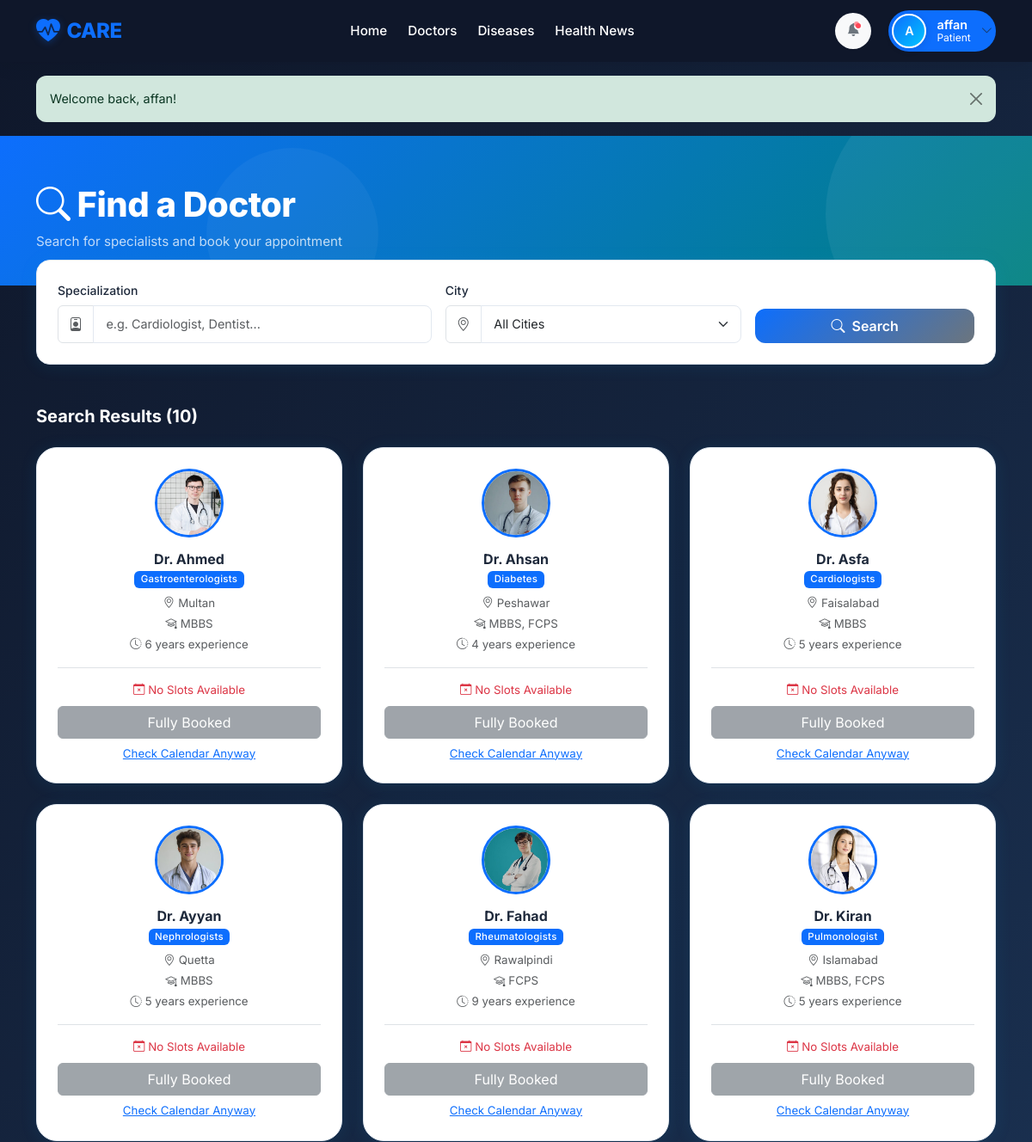
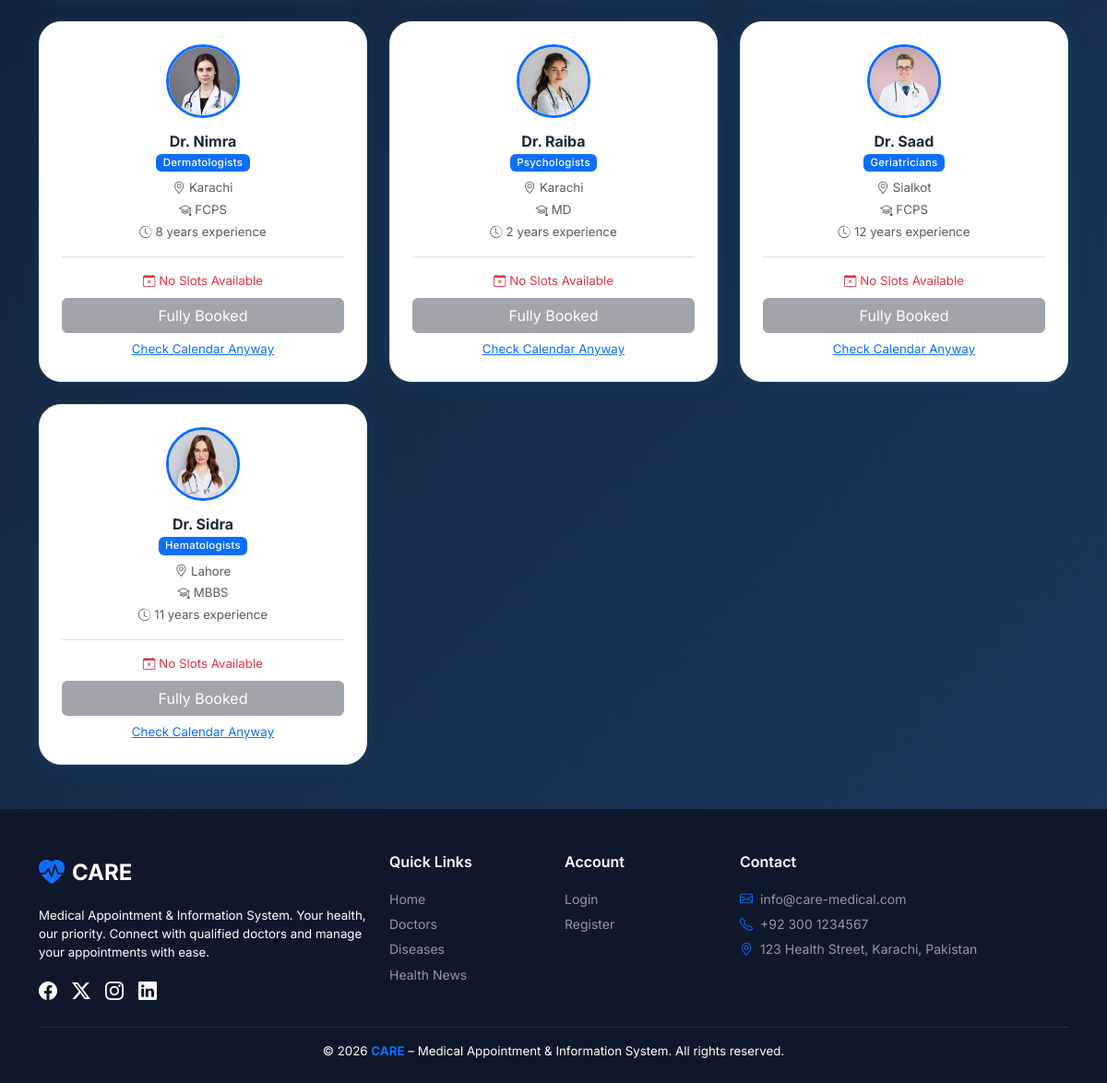
Screenshot of /patient/search_doctors.php (signed in) with the database file from the repository (2 pictures, top to bottom).
### tables this page shows
CREATE TABLE `doctors` (
  `id` int(11) NOT NULL,
  `user_id` int(11) NOT NULL,
  `full_name` varchar(100) NOT NULL,
  `specialization` varchar(100) NOT NULL,
  `qualification` varchar(150) DEFAULT NULL,
  `experience` int(11) DEFAULT NULL,
  `phone` varchar(20) DEFAULT NULL,
  `address` text DEFAULT NULL,
  `city_id` int(11) NOT NULL,
  `profile_image` varchar(255) DEFAULT NULL,
  `created_at` timestamp NOT NULL DEFAULT current_timestamp()
);

CREATE TABLE `cities` (
  `id` int(11) NOT NULL,
  `city_name` varchar(100) NOT NULL,
  `status` enum('active','inactive') DEFAULT 'active',
  `created_at` timestamp NOT NULL DEFAULT current_timestamp()
);

### patient/search_doctors.php (the view, shortened to what this page needs)
<?php
require_once '../config/db.php';
require_once '../includes/auth.php';
$spec    = $_GET['specialization'] ?? '';
$where = ["u.status = 'active'"];
$whereClause = implode(' AND ', $where);
$sql = "
    SELECT d.*, c.city_name, u.email
    FROM doctors d
    JOIN cities c ON d.city_id = c.id
    JOIN users u ON d.user_id = u.id
    WHERE $whereClause
    ORDER BY d.full_name ASC
";
$doctors = $conn->query($sql);
include '../includes/header.php';
?>
<div class="page-hero">
    <div class="container">
        <h1><i class="bi bi-search me-2"></i>Find a Doctor</h1>
        <p class="mb-0 opacity-75">Search for specialists and book your appointment</p>
    </div>
</div>
<div class="container" style="margin-top:-30px;position:relative;z-index:10;">
    <div class="care-card p-4">
        <form method="GET" class="row g-3 align-items-end">
            <div class="col-md-5">
                <label class="form-label">Specialization</label>
                <div class="input-group">
                    <span class="input-group-text bg-white"><i class="bi bi-person-badge text-muted"></i></span>
                    <input type="text" name="specialization" class="form-control" placeholder="e.g. Cardiologist, Dentist..." value="<?= e($spec) ?>">
                </div>
            </div>
            <div class="col-md-4">
                <label class="form-label">City</label>
                <div class="input-group">
                    <span class="input-group-text bg-white"><i class="bi bi-geo-alt text-muted"></i></span>
                    <select name="city_id" class="form-select">
                        <option value="">All Cities</option>
                    </select>
                </div>
            </div>
            <div class="col-md-3">
                <button type="submit" class="btn btn-care w-100 py-2"><i class="bi bi-search me-2"></i>Search</button>
            </div>
        </form>
    </div>
</div>
<div class="container py-5">
    <div class="d-flex justify-content-between align-items-center mb-4">
        <h5 class="fw-bold mb-0 text-white">Search Results (<?= $doctors->num_rows ?>)</h5>
    </div>
    <div class="row g-4">
        <?php if ($doctors->num_rows > 0): while ($d = $doctors->fetch_assoc()): ?>
        <div class="col-lg-4 col-md-6 observe-animate">
            <div class="doctor-card p-4 text-center h-100 d-flex flex-column">
                <div class="mb-3 d-flex justify-content-center">
                    <?php if ($d['profile_image']): ?>
                    <img src="../uploads/profiles/<?= e($d['profile_image']) ?>" alt="<?= e($d['full_name']) ?>" class="doctor-avatar">
                    <?php else: ?>
                    <div class="doctor-avatar-placeholder"><i class="bi bi-person"></i></div>
                    <?php endif; ?>
                </div>
                <h6 class="fw-bold mb-1"><?= e($d['full_name']) ?></h6>
                <span class="badge bg-care mb-2 mx-auto"><?= e($d['specialization']) ?></span>
                <div class="text-muted small mb-3">
                    <p class="mb-1"><i class="bi bi-geo-alt me-1"></i><?= e($d['city_name']) ?></p>
                    <p class="mb-1"><i class="bi bi-mortarboard me-1"></i><?= e($d['qualification'] ?: 'Not specified') ?></p>
                    <?php if ($d['experience']): ?>
                    <p class="mb-0"><i class="bi bi-clock-history me-1"></i><?= e($d['experience']) ?> years experience</p>
                    <?php endif; ?>
                </div>
                <div class="mt-auto pt-3 border-top">
                    <?php
                    $docId = $d['id'];
                    $availCnt = $conn->query("SELECT COUNT(*) FROM availability WHERE doctor_id=$docId AND status='available' AND available_date >= CURDATE()")->fetch_row()[0];
                    ?>
                    <?php if ($availCnt > 0): ?>
                    <p class="text-success small fw-600 mb-2"><i class="bi bi-calendar-check me-1"></i><?= $availCnt ?> Slots Available</p>
                    <a href="book_appointment.php?doctor_id=<?= $d['id'] ?>" class="btn btn-care w-100">Book Appointment</a>
                    <?php else: ?>
                    <p class="text-danger small fw-600 mb-2"><i class="bi bi-calendar-x me-1"></i>No Slots Available</p>
                    <button class="btn btn-secondary w-100" disabled>Fully Booked</button>
                    <a href="book_appointment.php?doctor_id=<?= $d['id'] ?>" class="text-care small d-block mt-2">Check Calendar Anyway</a>
                    <?php endif; ?>
                </div>
            </div>
        </div>
        <?php endwhile; endif; ?>
    </div>
</div>
<?php include '../includes/footer.php'; ?>

### assets/css/style.css (style rules this page uses)
:root { --care-primary: #0ea5e9; --care-secondary: #0284c7; --care-teal: #0d9488; --care-teal-light: #ccfbf1; --care-blue-light: #e0f2fe; --care-dark: #0f172a; --care-text: #1e293b; --care-muted: #6e748b; --care-border: #e2e8f0; --care-card-bg: #ffffff; --care-bg: #f0f9ff; --navbar-bg: #0f172a; --footer-bg: #0f172a; --shadow-sm: 0 1px 3px rgba(0, 0, 0, .08), 0 1px 2px rgba(0, 0, 0, .06); --shadow-md: 0 4px 6px -1px rgba(0, 0, 0, .1), 0 2px 4px -1px rgba(0, 0, 0, .06); --shadow-lg: 0 10px 15px -3px rgba(0, 0, 0, .1), 0 4px 6px -2px rgba(0, 0, 0, .05); --shadow-card: 0 2px 20px rgba(14, 165, 233, .10); --radius-sm: 0.5rem; --radius-md: 0.75rem; --radius-lg: 1rem; --radius-xl: 1.5rem; --transition: all 0.25s ease; }
*, *::before, *::after { box-sizing: border-box; }
html { scroll-behavior: smooth; }
body { font-family: 'Inter', system-ui, -apple-system, sans-serif; background: linear-gradient(135deg, #0f172a 0%, #1e3a5f 100%); color: var(--care-text); min-height: 100vh; display: flex; flex-direction: column; font-size: 0.95rem; }
.text-care { color: var(--care-primary) !important; }
.bg-care { background: var(--care-primary) !important; }
.care-card { background: var(--care-card-bg); border: 1px solid var(--care-border); border-radius: var(--radius-lg); box-shadow: var(--shadow-card); transition: var(--transition); overflow: hidden; }
.doctor-card { background: var(--care-card-bg); border-radius: var(--radius-xl); overflow: hidden; border: 1px solid var(--care-border); box-shadow: var(--shadow-card); transition: var(--transition); }
.doctor-card .doctor-avatar { width: 80px; height: 80px; border-radius: 50%; object-fit: cover; border: 3px solid var(--care-primary); transition: var(--transition); }
.btn-care { background: linear-gradient(135deg, var(--care-primary), var(--care-secondary)); color: #fff !important; border: none; border-radius: var(--radius-md); font-weight: 600; padding: 0.65rem 1.5rem; transition: var(--transition); }
.form-control, .form-select { border-radius: var(--radius-sm); border-color: var(--care-border); padding: 0.65rem 0.9rem; font-size: 0.9rem; transition: var(--transition); }
.form-label { font-weight: 500; color: var(--care-text); font-size: 0.875rem; margin-bottom: 0.4rem; }
.page-hero { background: linear-gradient(135deg, var(--care-primary), var(--care-teal)); color: #fff; padding: 3.5rem 0 2.5rem; position: relative; overflow: hidden; }
.page-hero::before { content: ''; position: absolute; top: -60px; right: -60px; width: 300px; height: 300px; border-radius: 50%; background: rgba(255, 255, 255, .06); }
.page-hero::after { content: ''; position: absolute; bottom: -40px; left: 20%; width: 200px; height: 200px; border-radius: 50%; background: rgba(255, 255, 255, .04); }
.page-hero .container { position: relative; z-index: 1; }
.page-hero h1 { font-weight: 800; letter-spacing: -0.5px; }
.badge { font-weight: 500; letter-spacing: 0.3px; }
.animate-in { animation: fadeInUp 0.5s ease both; }
.animate-in:nth-child(1) { animation-delay: 0.05s; }
.animate-in:nth-child(2) { animation-delay: 0.10s; }
.animate-in:nth-child(3) { animation-delay: 0.15s; }

### assets/css/header.css (style rules this page uses)
:root { --care-primary: #0d6efd; --care-primary-dark: #0a58ca; --care-secondary: #6c757d; --care-teal: #008080; --care-teal-light: #e0f2f2; --care-blue-light: #f0f7ff; --care-white: #ffffff; --care-dark: #212529; --navbar-bg: #0f172a; --care-gray-100: #f8f9fa; --care-gray-200: #e9ecef; --care-shadow: 0 4px 20px rgba(0, 0, 0, 0.08); --care-transition: all 0.3s cubic-bezier(0.4, 0, 0.2, 1); }

### rows the page displays
doctors: profile_image (picture), full_name "Dr. Ahmed", specialization "Gastroenterologists", city.city_name "Multan", qualification "MBBS", experience "6"
doctors: profile_image (picture), full_name "Dr. Ahsan", specialization "Diabetes", city.city_name "Peshawar", qualification "MBBS, FCPS", experience "4"
doctors: profile_image (picture), full_name "Dr. Asfa", specialization "Cardiologists", city.city_name "Faisalabad", qualification "MBBS", experience "5"
doctors: profile_image (picture), full_name "Dr. Ayyan", specialization "Nephrologists", city.city_name "Quetta", qualification "MBBS", experience "5"
doctors: profile_image (picture), full_name "Dr. Fahad", specialization "Rheumatologists", city.city_name "Rawalpindi", qualification "FCPS", experience "9"
doctors: profile_image (picture), full_name "Dr. Kiran", specialization "Pulmonologist", city.city_name "Islamabad", qualification "MBBS, FCPS", experience "5"
doctors: profile_image (picture), full_name "Dr. Nimra", specialization "Dermatologists", city.city_name "Karachi", qualification "FCPS", experience "8"
doctors: profile_image (picture), full_name "Dr. Raiba", specialization "Psychologists", city.city_name "Karachi", qualification "MD", experience "2"
doctors: profile_image (picture), full_name "Dr. Saad", specialization "Geriatricians", city.city_name "Sialkot", qualification "FCPS", experience "12"
doctors: profile_image (picture), full_name "Dr. Sidra", specialization "Hematologists", city.city_name "Lahore", qualification "MBBS", experience "11"

### other values shown
$initial "A"
$username "affan"
$role "Patient"
$flash['message'] "Welcome back, affan!"
$doctors->num_rows "10"
